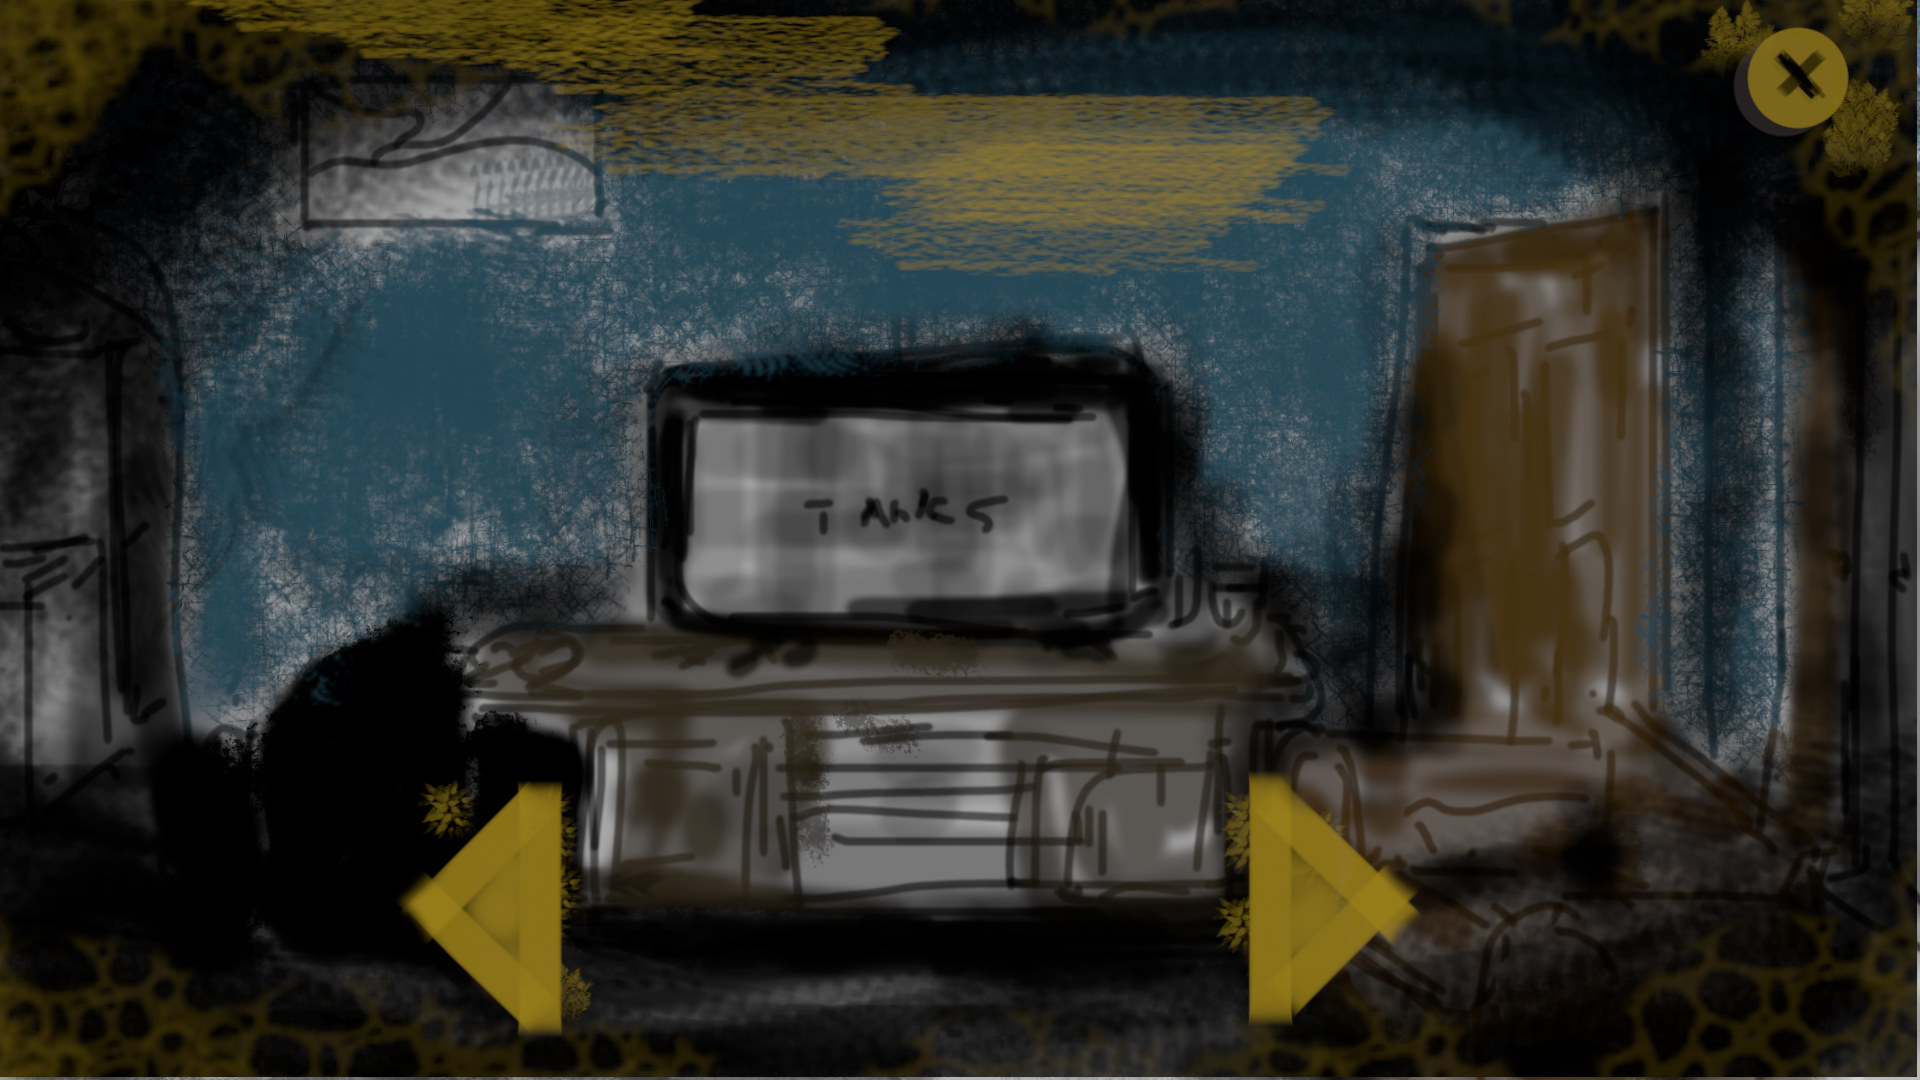

A 2D game scene composited from a Tiled map and its tileset images. What follows is a short description and the map's XML, with every tile layer's data as written:
An orthogonal 30x30 tile map with 64x36 px tiles, 1 tile layer (Tile Layer 1).

<map version="1.10" tiledversion="1.10.2" orientation="orthogonal" renderorder="right-down" width="30" height="30" tilewidth="64" tileheight="36" infinite="0" nextlayerid="2" nextobjectid="1">
 <tileset firstgid="1" source="LIVINGROOM.tsx" />
 <layer id="1" name="Tile Layer 1" width="30" height="30">
  <data encoding="csv">
1,2,3,4,5,6,7,8,9,10,11,12,13,14,15,16,17,18,19,20,21,22,23,24,25,26,27,28,29,30,
31,32,33,34,35,36,37,38,39,40,41,42,43,44,45,46,47,48,49,50,51,52,53,54,55,56,57,58,59,60,
61,62,63,64,65,66,67,68,69,70,71,72,73,74,75,76,77,78,79,80,81,82,83,84,85,86,87,88,89,90,
91,92,93,94,95,96,97,98,99,100,101,102,103,104,105,106,107,108,109,110,111,112,113,114,115,116,117,118,119,120,
121,122,123,124,125,126,127,128,129,130,131,132,133,134,135,136,137,138,139,140,141,142,143,144,145,146,147,148,149,150,
151,152,153,154,155,156,157,158,159,160,161,162,163,164,165,166,167,168,169,170,171,172,173,174,175,176,177,178,179,180,
181,182,183,184,185,186,187,188,189,190,191,192,193,194,195,196,197,198,199,200,201,202,203,204,205,206,207,208,209,210,
211,212,213,214,215,216,217,218,219,220,221,222,223,224,225,226,227,228,229,230,231,232,233,234,235,236,237,238,239,240,
241,242,243,244,245,246,247,248,249,250,251,252,253,254,255,256,257,258,259,260,261,262,263,264,265,266,267,268,269,270,
271,272,273,274,275,276,277,278,279,280,281,282,283,284,285,286,287,288,289,290,291,292,293,294,295,296,297,298,299,300,
301,302,303,304,305,306,307,308,309,310,311,312,313,314,315,316,317,318,319,320,321,322,323,324,325,326,327,328,329,330,
331,332,333,334,335,336,337,338,339,340,341,342,343,344,345,346,347,348,349,350,351,352,353,354,355,356,357,358,359,360,
361,362,363,364,365,366,367,368,369,370,371,372,373,374,375,376,377,378,379,380,381,382,383,384,385,386,387,388,389,390,
391,392,393,394,395,396,397,398,399,400,401,402,403,404,405,406,407,408,409,410,411,412,413,414,415,416,417,418,419,420,
421,422,423,424,425,426,427,428,429,430,431,432,433,434,435,436,437,438,439,440,441,442,443,444,445,446,447,448,449,450,
451,452,453,454,455,456,457,458,459,460,461,462,463,464,465,466,467,468,469,470,471,472,473,474,475,476,477,478,479,480,
481,482,483,484,485,486,487,488,489,490,491,492,493,494,495,496,497,498,499,500,501,502,503,504,505,506,507,508,509,510,
511,512,513,514,515,516,517,518,519,520,521,522,523,524,525,526,527,528,529,530,531,532,533,534,535,536,537,538,539,540,
541,542,543,544,545,546,547,548,549,550,551,552,553,554,555,556,557,558,559,560,561,562,563,564,565,566,567,568,569,570,
571,572,573,574,575,576,577,578,579,580,581,582,583,584,585,586,587,588,589,590,591,592,593,594,595,596,597,598,599,600,
601,602,603,604,605,606,607,608,609,610,611,612,613,614,615,616,617,618,619,620,621,622,623,624,625,626,627,628,629,630,
631,632,633,634,635,636,637,638,639,640,641,642,643,644,645,646,647,648,649,650,651,652,653,654,655,656,657,658,659,660,
661,662,663,664,665,666,667,668,669,670,671,672,673,674,675,676,677,678,679,680,681,682,683,684,685,686,687,688,689,690,
691,692,693,694,695,696,697,698,699,700,701,702,703,704,705,706,707,708,709,710,711,712,713,714,715,716,717,718,719,720,
721,722,723,724,725,726,727,728,729,730,731,732,733,734,735,736,737,738,739,740,741,742,743,744,745,746,747,748,749,750,
751,752,753,754,755,756,757,758,759,760,761,762,763,764,765,766,767,768,769,770,771,772,773,774,775,776,777,778,779,780,
781,782,783,784,785,786,787,788,789,790,791,792,793,794,795,796,797,798,799,800,801,802,803,804,805,806,807,808,809,810,
811,812,813,814,815,816,817,818,819,820,821,822,823,824,825,826,827,828,829,830,831,832,833,834,835,836,837,838,839,840,
841,842,843,844,845,846,847,848,849,850,851,852,853,854,855,856,857,858,859,860,861,862,863,864,865,866,867,868,869,870,
871,872,873,874,875,876,877,878,879,880,881,882,883,884,885,886,887,888,889,890,891,892,893,894,895,896,897,898,899,900
</data>
 </layer>
</map>